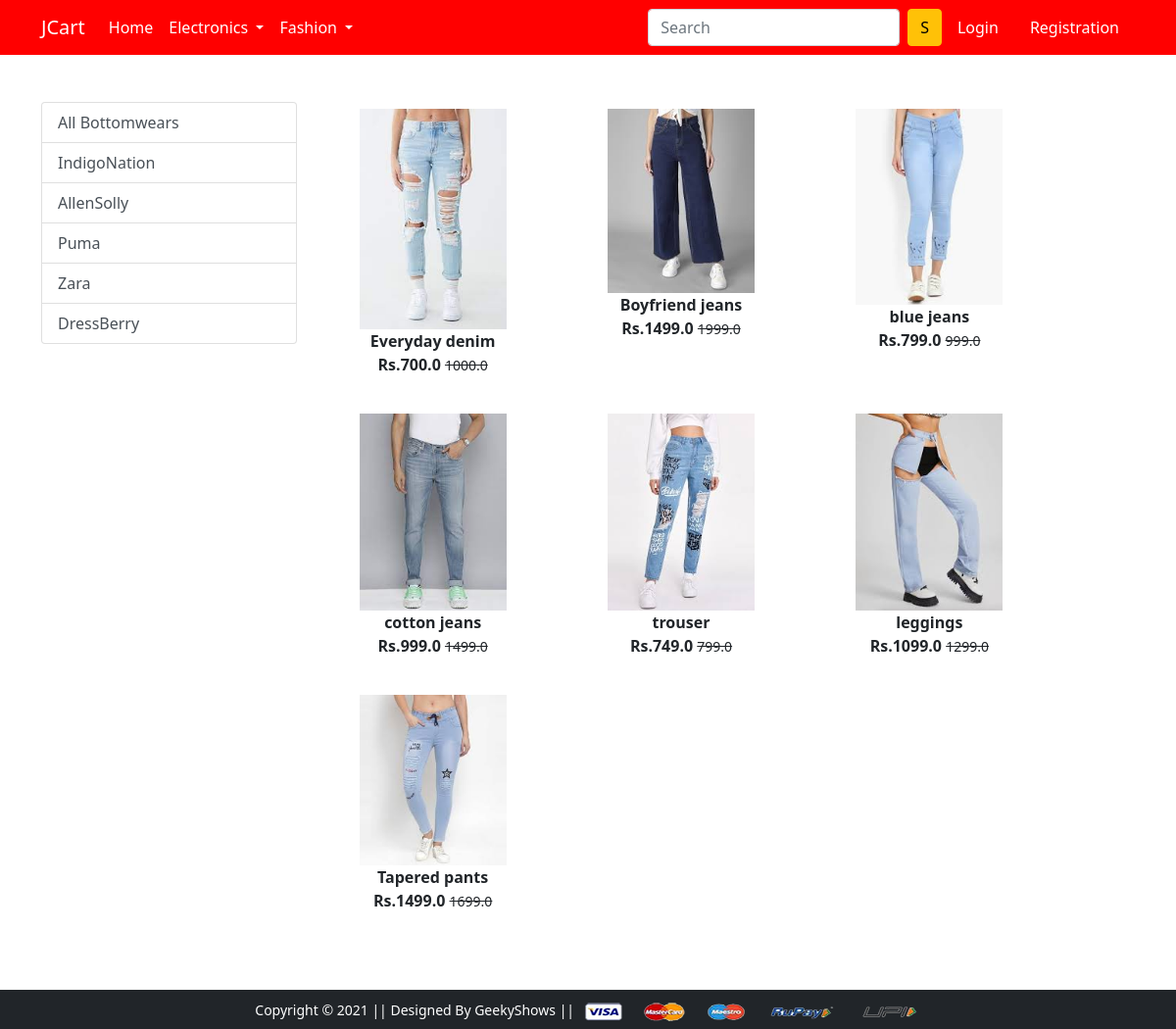
The app's page /bottomwear/ with its own data.
### app/models.py (models this page shows, shortened)
class Product(models.Model):
    title=models.CharField(max_length=100)
    selling_price=models.FloatField()
    discounted_price=models.FloatField()
    description=models.TextField()
    category=models.CharField(choices=CATEGORY_CHOICES,max_length=10)
    brand=models.CharField(max_length=50,choices=BRAND_CHOICES)
    product_image=models.ImageField(upload_to='productimg')

### app/views.py (the view)
# urls.py: path('bottomwear/',views.bottomwearView,name='bottomwear'),
def bottomwearView(request,data=None):
    bottomwears=Product.objects.filter(category='BW')
    bottomwear_brand=set()
    for name in bottomwears:
        bottomwear_brand.add(name.brand)
    if data == None:
        bottomwears=Product.objects.filter(category='BW')
    elif data == data:
        bottomwears=Product.objects.filter(category='BW').filter(brand=data)
    return render(request,'app/bottomwear.html',{'bottomwears':bottomwears,'bottomwearbrands':bottomwear_brand})

### app/Templates/app/bottomwear.html (shortened to what this page needs)
{% extends 'app/base.html' %}
{% load static %}
{% block main-content %}
<div class="container my-5">
 <div class="row">
  <div class="col-sm-3">
   <div class="list-group">
       <a href="{%url 'bottomwear' %}" class="list-group-item list-group-item-action" aria-current="true">All Bottomwears</a>
       {% if bottomwearbrands %}
           {% for bottom in bottomwearbrands %}
               <a href="{%url 'bottomweardata'  bottom %}" class="list-group-item list-group-item-action" aria-current="true">{{bottom}}</a>
            {% endfor %}
        {% endif %}
   </div>
  </div>
  <div class="col-sm-8 ">
    <div class="row">
        {% for product in bottomwears %}
        <div class="col-sm-4 text-center mb-4">
            <a href="{% url 'product-detail' product.id %}" class="btn">
                <div class="item">
                    <img src="{{product.product_image.url}}" width="150px" alt="">
                    <div class="fw-bold">{{product.title}}</div>
                    <div class="fw-bold">Rs.{{product.discounted_price}}
                        <small class="fw-light text-decoration-line-through">{{product.selling_price}}</small>
                    </div>
                </div>
            </a>
        </div>
        {% endfor %}
    </div>
  </div>
 </div>
</div>
{% endblock main-content %}

### records on screen
Product: bottomwearbrands "IndigoNation", product_image (picture), title "blue jeans", discounted_price "799.0", selling_price "999.0"
Product: bottomwearbrands "AllenSolly", product_image (picture), title "Everyday denim", discounted_price "700.0", selling_price "1000.0"
Product: bottomwearbrands "Puma", product_image (picture), title "trouser", discounted_price "749.0", selling_price "799.0"
Product: bottomwearbrands "Zara", product_image (picture), title "cotton jeans", discounted_price "999.0", selling_price "1499.0"
Product: bottomwearbrands "DressBerry", product_image (picture), title "Boyfriend jeans", discounted_price "1499.0", selling_price "1999.0"
Product: product_image (picture), title "leggings", discounted_price "1099.0", selling_price "1299.0"
Product: product_image (picture), title "Tapered pants", discounted_price "1499.0", selling_price "1699.0"
